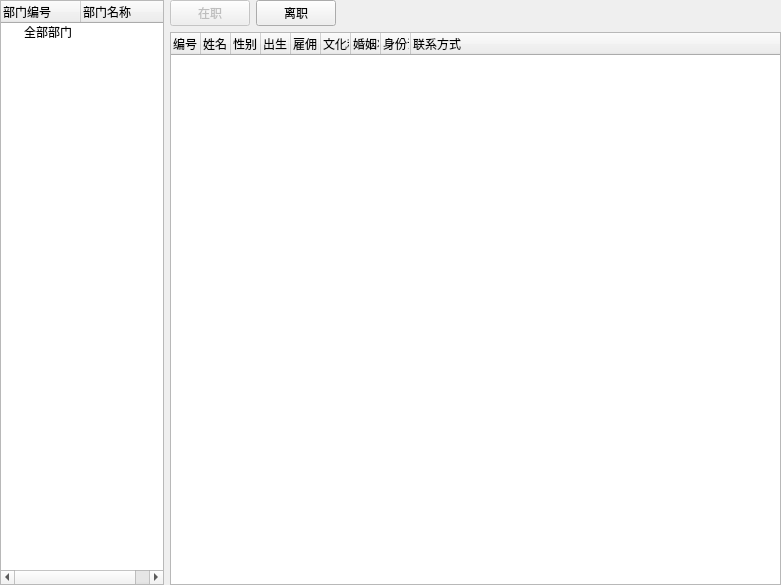
<?xml version="1.0" encoding="UTF-8"?>
<ui version="4.0">
 <class>clerks</class>
 <widget class="QWidget" name="clerks">
  <property name="geometry">
   <rect>
    <x>0</x>
    <y>0</y>
    <width>781</width>
    <height>585</height>
   </rect>
  </property>
  <property name="windowTitle">
   <string>Form</string>
  </property>
  <layout class="QGridLayout" name="gridLayout">
   <property name="leftMargin">
    <number>0</number>
   </property>
   <property name="topMargin">
    <number>0</number>
   </property>
   <property name="rightMargin">
    <number>0</number>
   </property>
   <property name="bottomMargin">
    <number>0</number>
   </property>
   <item row="0" column="0" rowspan="2">
    <widget class="QTreeWidget" name="deptlist">
     <property name="sizePolicy">
      <sizepolicy hsizetype="Expanding" vsizetype="Expanding">
       <horstretch>3</horstretch>
       <verstretch>10</verstretch>
      </sizepolicy>
     </property>
     <attribute name="headerCascadingSectionResizes">
      <bool>true</bool>
     </attribute>
     <attribute name="headerDefaultSectionSize">
      <number>80</number>
     </attribute>
     <column>
      <property name="text">
       <string>部门编号</string>
      </property>
     </column>
     <column>
      <property name="text">
       <string>部门名称</string>
      </property>
     </column>
     <item>
      <property name="text">
       <string>全部部门</string>
      </property>
      <property name="text">
       <string/>
      </property>
     </item>
    </widget>
   </item>
   <item row="0" column="2">
    <widget class="QPushButton" name="incumbency">
     <property name="enabled">
      <bool>false</bool>
     </property>
     <property name="sizePolicy">
      <sizepolicy hsizetype="Fixed" vsizetype="Fixed">
       <horstretch>0</horstretch>
       <verstretch>0</verstretch>
      </sizepolicy>
     </property>
     <property name="text">
      <string>在职</string>
     </property>
    </widget>
   </item>
   <item row="0" column="3">
    <widget class="QPushButton" name="severance">
     <property name="sizePolicy">
      <sizepolicy hsizetype="Fixed" vsizetype="Fixed">
       <horstretch>0</horstretch>
       <verstretch>0</verstretch>
      </sizepolicy>
     </property>
     <property name="text">
      <string>离职</string>
     </property>
    </widget>
   </item>
   <item row="1" column="2" colspan="3">
    <widget class="QTreeWidget" name="userlist">
     <property name="sizePolicy">
      <sizepolicy hsizetype="Expanding" vsizetype="Expanding">
       <horstretch>8</horstretch>
       <verstretch>10</verstretch>
      </sizepolicy>
     </property>
     <property name="indentation">
      <number>0</number>
     </property>
     <attribute name="headerCascadingSectionResizes">
      <bool>true</bool>
     </attribute>
     <attribute name="headerDefaultSectionSize">
      <number>30</number>
     </attribute>
     <column>
      <property name="text">
       <string>编号</string>
      </property>
     </column>
     <column>
      <property name="text">
       <string>姓名</string>
      </property>
     </column>
     <column>
      <property name="text">
       <string>性别</string>
      </property>
     </column>
     <column>
      <property name="text">
       <string>出生日期</string>
      </property>
     </column>
     <column>
      <property name="text">
       <string>雇佣日期</string>
      </property>
     </column>
     <column>
      <property name="text">
       <string>文化程度</string>
      </property>
     </column>
     <column>
      <property name="text">
       <string>婚姻状况</string>
      </property>
     </column>
     <column>
      <property name="text">
       <string>身份证号码</string>
      </property>
     </column>
     <column>
      <property name="text">
       <string>联系方式</string>
      </property>
     </column>
     <column>
      <property name="text">
       <string/>
      </property>
     </column>
    </widget>
   </item>
  </layout>
 </widget>
 <resources/>
 <connections/>
</ui>
